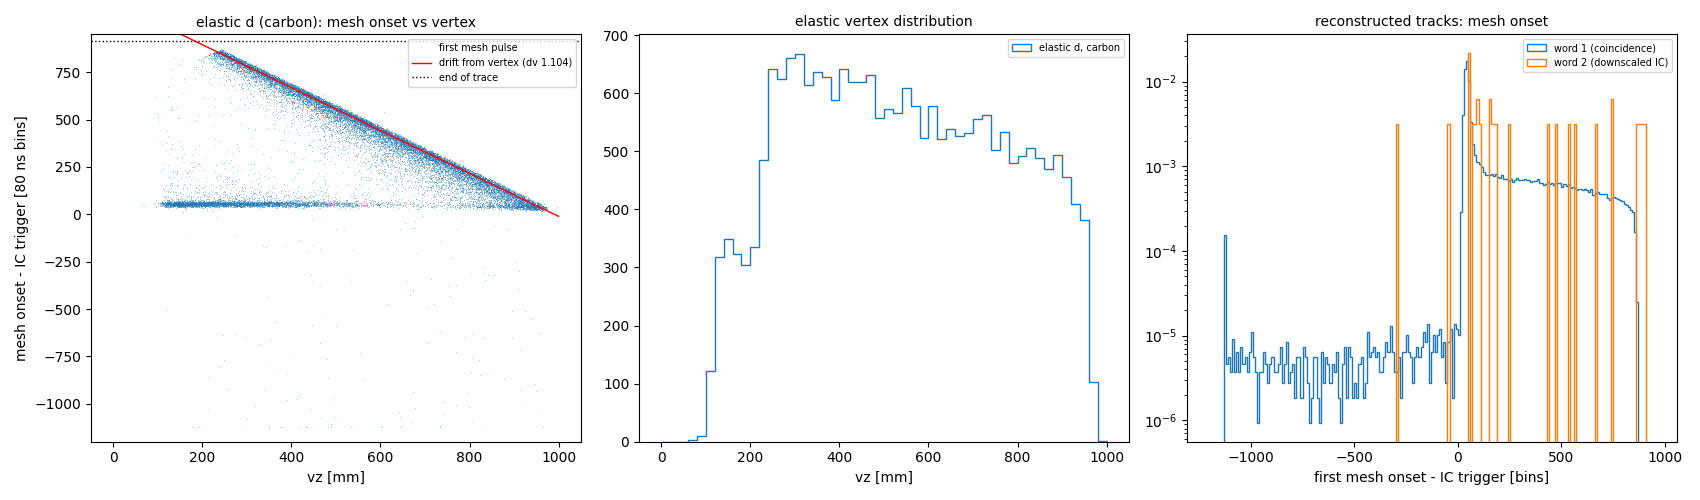

The Python source for this figure:
# The three trace checks for the trigger questions (2026-11-10), on the runs with pulses_NNNN.npz and dd caches:
#  1. mesh-minus-IC delay vs reconstructed vz for 16C(d,d) elastic events: hard edge = coincidence window,
#     events with a later mesh pulse but no track = readout window;
#  2. elastic events with a low IC amplitude (pile-up candidates): IC pulses elsewhere in the trace? their vz?
#  3. downscaled-IC triggers (word 2): fraction with no IC pulse at the trigger position / anywhere.
# Trigger word: runs 16-27 pair word(i+1) with waveform(i) (checked: then 97-98 % of word-2 events have no mesh pulse,
# as in run 31); run 22 fits neither pairing (58839 FRIB events for 39978 entries) and is left out.
# Join: dd cache row ev = reco tree entry; FRIB id = entry (runs <= 27) or entry + 1 (runs >= 31).
# Usage: python -I trace_checks.py CACHE_DIR PULSE_DIR OUT_PREFIX RUNS(comma)
import sys
import numpy as np, uproot
import matplotlib
matplotlib.use('Agg')
import matplotlib.pyplot as plt

CDIR, PDIR, OUT = sys.argv[1], sys.argv[2], sys.argv[3]
RUNS = [int(x) for x in sys.argv[4].split(',')]
U = 931.49401; M1 = 16.0147013 * U; Md = 2.0135532 * U
Eb = lambda z: 183.871 - 0.011071 * z
MMPB = 1.10424 * 10 * 0.08          # mm of drift per 80 ns bin (dv 1.10424 cm/us)
ZPP = 971.73                        # pad plane in z_true (par ZPadPlane); vz_fit ~ z_true + 19.1 (sim)
out = []
P = lambda s='': (print(s), out.append(s))


def om(x, y, z): return np.sqrt(np.maximum(x*x + y*y + z*z - 2*x*y - 2*y*z - 2*x*z, 0))


def ex_el(Kp, th, Ke):
    M2 = M3 = Md; M4 = M1
    Et1 = Kp + M1; Et3 = Ke + M3; s = M1*M1 + M2*M2 + 2*M2*Et1; uu = M2*M2 + M3*M3 - 2*M2*Et3
    A = (np.cos(th)*om(s, M1*M1, M2*M2)*om(uu, M2*M2, M3*M3) - (s - M1*M1 - M2*M2)*(M2*M2 + M3*M3 - uu))/(2*M2*M2) + s + uu - M2*M2
    return np.sqrt(np.where(A > 0, A, np.nan)) - M4


rows = []
PUL = {}
for r in RUNS:
    z = np.load(f'{PDIR}/pulses_{r:04d}.npz'); c = list(z['cols']); d = z['d']
    if r <= 27:  # runs 16-27: the trigger word stored with FRIB event i belongs to the waveform of event i+1
        d = d.copy(); d[:-1, c.index('word')] = d[1:, c.index('word')]; d[-1, c.index('word')] = np.nan
    PUL[r] = (c, d)
    t = uproot.open(f'{CDIR}/run_{r:04d}.root')['d'].arrays(library='np')
    fid = t['ev'].astype(int) + (1 if r >= 31 else 0)
    idx = {int(e): k for k, e in enumerate(d[:, 0])}
    k = np.array([idx.get(int(e), -1) for e in fid])
    ok = k >= 0
    rec = {kk: t[kk][ok] for kk in t}
    for kk in c:
        rec['p_' + kk] = d[k[ok], c.index(kk)]
    rows.append(rec)
D = {kk: np.concatenate([x[kk] for x in rows]) for kk in rows[0]}
ICP = np.stack([D[f'p_icpos{j}'] for j in range(8)], 1); ICA = np.stack([D[f'p_icamp{j}'] for j in range(8)], 1)
MP = np.stack([D[f'p_mpos{j}'] for j in range(8)], 1); MA = np.stack([D[f'p_mamp{j}'] for j in range(8)], 1)

# trigger position of the IC pulse: the mode of the first pulse in coincidence events
w = D['p_word']
first = ICP[:, 0]
h, b = np.histogram(first[(w == 1) & (first >= 0)], np.arange(0, 2049, 4))
T0 = b[h.argmax()] + 2
P(f'Runs {RUNS}; joined {len(w)} tracks. IC pulse at the trigger: mode of first IC pulse = bin {T0:.0f}')
intrig = (ICP >= T0 - 30) & (ICP <= T0 + 30)
amp_trig = np.where(intrig, ICA, 0).max(1)
# join check: cache ic (unpackIC, entry-aligned) against the amplitude at the trigger position
sel = (D['ic'] > 0) & (amp_trig > 0)
for r in RUNS:
    s = sel & (D['run'] == r)
    if s.sum() > 50:
        P(f'  join check run {r}: corr(cache ic, trace IC at trigger) = {np.corrcoef(D["ic"][s], amp_trig[s])[0,1]:.3f}  (n {s.sum()})')

ex = ex_el(Eb(D['vz']), np.radians(D['th']), D['ke'])
el = (D['th'] > 60) & (D['th'] < 89.5) & (D['ke'] > 0.3) & (np.abs(ex + 0.1) < 0.6)
carbon = (D['ic'] >= 1000) & (D['ic'] <= 1350)

# ---------------- check 1
P('\n=== Check 1: mesh pulse time vs vertex, elastic deuterons (theta_lab 60-89.5, |Ex+0.1|<0.6) ===')
P(f'Expected drift for a vertex at vz: (ZPP - (vz - 19.1)) / {MMPB:.4f} mm per bin, ZPP {ZPP}')
# the mesh pulse belonging to the deuteron: the mesh pulse closest to the expected drift time
exp_bins = (ZPP - (D['vz'] - 19.1)) / MMPB
dm = np.where(MP >= 0, MP - T0, np.nan)
diff = np.abs(dm - exp_bins[:, None])
jbest = np.nanargmin(np.where(np.isnan(diff), 1e9, diff), 1)
mbest = dm[np.arange(len(dm)), jbest]
mfirst = np.where(MP[:, 0] >= 0, MP[:, 0] - T0, np.nan)
ZB = np.arange(50, 951, 50.)
P('vz bin    n_el  frac word1  frac no mesh pulse | median first-mesh - IC (bins)  expected  | median matched  p90 matched | last mesh bin in trace - IC')
for z0, z1 in zip(ZB[:-1], ZB[1:]):
    s = el & carbon & (D['vz'] >= z0) & (D['vz'] < z1)
    if s.sum() < 5:
        P(f'{z0:4.0f}-{z1:<4.0f} {s.sum():6d}'); continue
    e = np.median(exp_bins[s])
    P(f'{z0:4.0f}-{z1:<4.0f} {s.sum():6d}   {np.mean(w[s]==1):.3f}      {np.mean(D["p_mn"][s]==0):.3f}        | {np.nanmedian(mfirst[s]):7.0f}   {e:7.0f}  | {np.nanmedian(mbest[s]):7.0f}  {np.nanpercentile(mbest[s],90):7.0f} | {2047-T0:.0f}')

# all coincidence events (not only reconstructed): latest mesh pulse onset relative to IC
lastm = np.where(MP >= 0, MP, -1).max(1)
P('\nAll joined tracks, word 1: distribution of (first mesh pulse - IC trigger) in bins of 50, and of the latest mesh onset:')
hb = np.arange(-1200, 951, 50)
hf = np.histogram(mfirst[(w == 1)], hb)[0]
P('  ' + ' '.join(f'{a:.0f}:{n}' for a, n in zip(hb[:-1], hf)))

# ---------------- check 2
P('\n=== Check 2: elastic events with a low IC amplitude (pile-up candidates) ===')
low = el & (D['ic'] >= 0) & (D['ic'] < 1000)
norm = el & carbon
P(f'elastic peak: carbon {norm.sum()}, low-IC (<1000) {low.sum()} ({low.sum()/(low.sum()+norm.sum()+np.sum(el&(D["ic"]>1350))):.3f} of the peak)')
for name, s in [('carbon', norm), ('low-IC', low)]:
    n_any = np.mean(D['p_icn'][s] > 0); n_trig = np.mean(amp_trig[s] > 300)
    other = np.where(~intrig & (ICP >= 0), ICP - T0, np.nan)
    P(f'  {name:7s}: n {s.sum():6d}  IC pulse at trigger position {n_trig:.3f}  any IC pulse {n_any:.3f}  median IC pulses {np.median(D["p_icn"][s]):.0f}  word1 {np.mean(w[s]==1):.3f}')
lowp = low & (amp_trig <= 300)
oth = np.where(~intrig & (ICP >= 0), ICP - T0, np.nan)[lowp]
oth = oth[np.isfinite(oth)]
if oth.size:
    P(f'  low-IC with no pulse at the trigger: other IC pulses at (bin - trigger) p10/50/90 {np.percentile(oth,[10,50,90]).round(0)}; '
      f'frac before trigger {np.mean(oth<0):.2f}; amplitude median {np.median(ICA[lowp][(~intrig[lowp])&(ICP[lowp]>=0)]):.0f}')
vb = np.arange(0, 1001, 100.)
P('  vz distribution (fraction per 100 mm), carbon vs low-IC-no-trigger-pulse:')
P('   carbon ' + ' '.join(f'{x:.3f}' for x in np.histogram(D['vz'][norm], vb)[0] / norm.sum()))
if lowp.sum():
    P('   low-IC ' + ' '.join(f'{x:.3f}' for x in np.histogram(D['vz'][lowp], vb)[0] / lowp.sum()))
    P(f'   vz outside 0-1000: carbon {np.mean((D["vz"][norm]<0)|(D["vz"][norm]>1000)):.3f}, low-IC {np.mean((D["vz"][lowp]<0)|(D["vz"][lowp]>1000)):.3f}')
    P(f'   Ex median/sigma: carbon {np.median(ex[norm]):+.3f}/{np.std(ex[norm]):.3f}, low-IC {np.median(ex[lowp]):+.3f}/{np.std(ex[lowp]):.3f}')

# ---------------- check 3: all events of the runs (not only reconstructed)
P('\n=== Check 3: downscaled-IC triggers (word 2) vs coincidence triggers (word 1), every recorded event ===')
for r in RUNS:
    c, d = PUL[r]
    ww = d[:, c.index('word')]
    icp = d[:, [c.index(f'icpos{j}') for j in range(8)]]; ica = d[:, [c.index(f'icamp{j}') for j in range(8)]]
    it = (icp >= T0 - 30) & (icp <= T0 + 30)
    at = np.where(it, ica, 0).max(1); n = d[:, c.index('icn')]; mn = d[:, c.index('mn')]
    s = []
    for wv in (1, 2, 3):
        m = ww == wv
        if m.sum():
            s.append(f'w{wv} n {m.sum():5d} noICatTrig {np.mean(at[m]<=300):.4f} noICanywhere {np.mean(n[m]==0):.4f} noMesh {np.mean(mn[m]==0):.3f}')
    P(f'run {r}: ' + ' | '.join(s))
allc = np.concatenate([PUL[r][1] for r in RUNS]); c = PUL[RUNS[0]][0]
ww = allc[:, c.index('word')]; icp = allc[:, [c.index(f'icpos{j}') for j in range(8)]]; ica = allc[:, [c.index(f'icamp{j}') for j in range(8)]]
at = np.where((icp >= T0 - 30) & (icp <= T0 + 30), ica, 0).max(1); n = allc[:, c.index('icn')]
for wv in (1, 2):
    m = ww == wv
    P(f'ALL word {wv}: n {m.sum()}  no IC pulse at trigger {np.sum(at[m]<=300)} ({np.mean(at[m]<=300):.4f})  no IC pulse anywhere {np.sum(n[m]==0)} ({np.mean(n[m]==0):.4f})')
m2 = (ww == 2) & (at <= 300) & (n > 0)
if m2.sum():
    o = np.where((icp >= 0) & ~((icp >= T0 - 30) & (icp <= T0 + 30)), icp - T0, np.nan)[m2]
    o = o[np.isfinite(o)]
    P(f'  word 2 with no pulse at trigger but a pulse elsewhere: {m2.sum()}; pulse position - trigger p10/50/90 {np.percentile(o,[10,50,90]).round(0)}')

open(OUT + '.txt', 'w').write('\n'.join(out) + '\n')

fig, ax = plt.subplots(1, 3, figsize=(17, 5))
s = el & carbon
ax[0].plot(D['vz'][s], mfirst[s], ',', alpha=.4, label='first mesh pulse')
zz = np.linspace(0, 1000, 50); ax[0].plot(zz, (ZPP - (zz - 19.1)) / MMPB, 'r-', lw=1, label='drift from vertex (dv 1.104)')
ax[0].axhline(2047 - T0, color='k', ls=':', lw=1, label='end of trace')
ax[0].set_xlabel('vz [mm]'); ax[0].set_ylabel('mesh onset - IC trigger [80 ns bins]'); ax[0].set_title('elastic d (carbon): mesh onset vs vertex', fontsize=10)
ax[0].legend(fontsize=7, markerscale=10); ax[0].set_ylim(-1200, 950)
ax[1].hist(D['vz'][s], np.arange(0, 1001, 20), histtype='step', label='elastic d, carbon')
ax[1].set_xlabel('vz [mm]'); ax[1].set_title('elastic vertex distribution', fontsize=10); ax[1].legend(fontsize=7)
ax[2].hist(mfirst[w == 1], np.arange(-1200, 951, 10), histtype='step', label='word 1 (coincidence)', density=True)
ax[2].hist(mfirst[w == 2], np.arange(-1200, 951, 10), histtype='step', label='word 2 (downscaled IC)', density=True)
ax[2].set_xlabel('first mesh onset - IC trigger [bins]'); ax[2].set_title('reconstructed tracks: mesh onset', fontsize=10); ax[2].legend(fontsize=7); ax[2].set_yscale('log')
plt.tight_layout(); plt.savefig(OUT + '.png', dpi=100)
